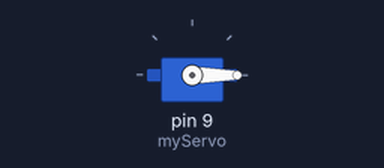
The sketch below on a simulated Arduino Uno, built with avr-gcc and run on an emulated ATmega328P. On the bench: servo.

Above: at 0.05 s.
At 4.25 s:
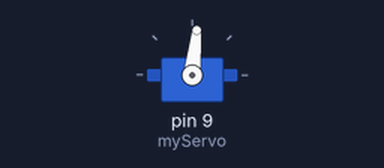
At 8.55 s:
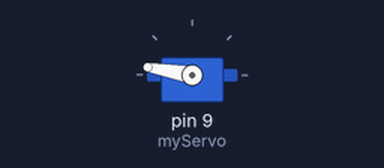
At 17.05 s:
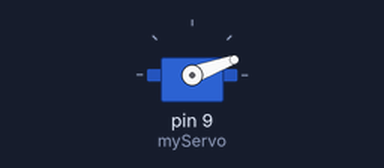
Timing chart, 0 to 23.4 s (numbered marks = the images above):
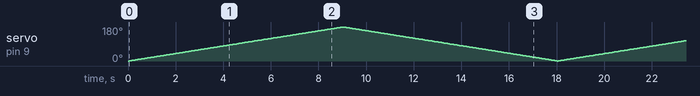

The sketch:

Lesson_04_Servo.ino
```cpp
#include <Servo.h>

Servo myServo;

void setup() {
  myServo.attach(9);

}

void loop() {

  for(int angle = 0; angle < 180; angle++){
    myServo.write(angle);
    delay(50);
  }

  for(int angle = 180; angle > 0; angle--){
    myServo.write(angle);
    delay(50);
  }

}
```
